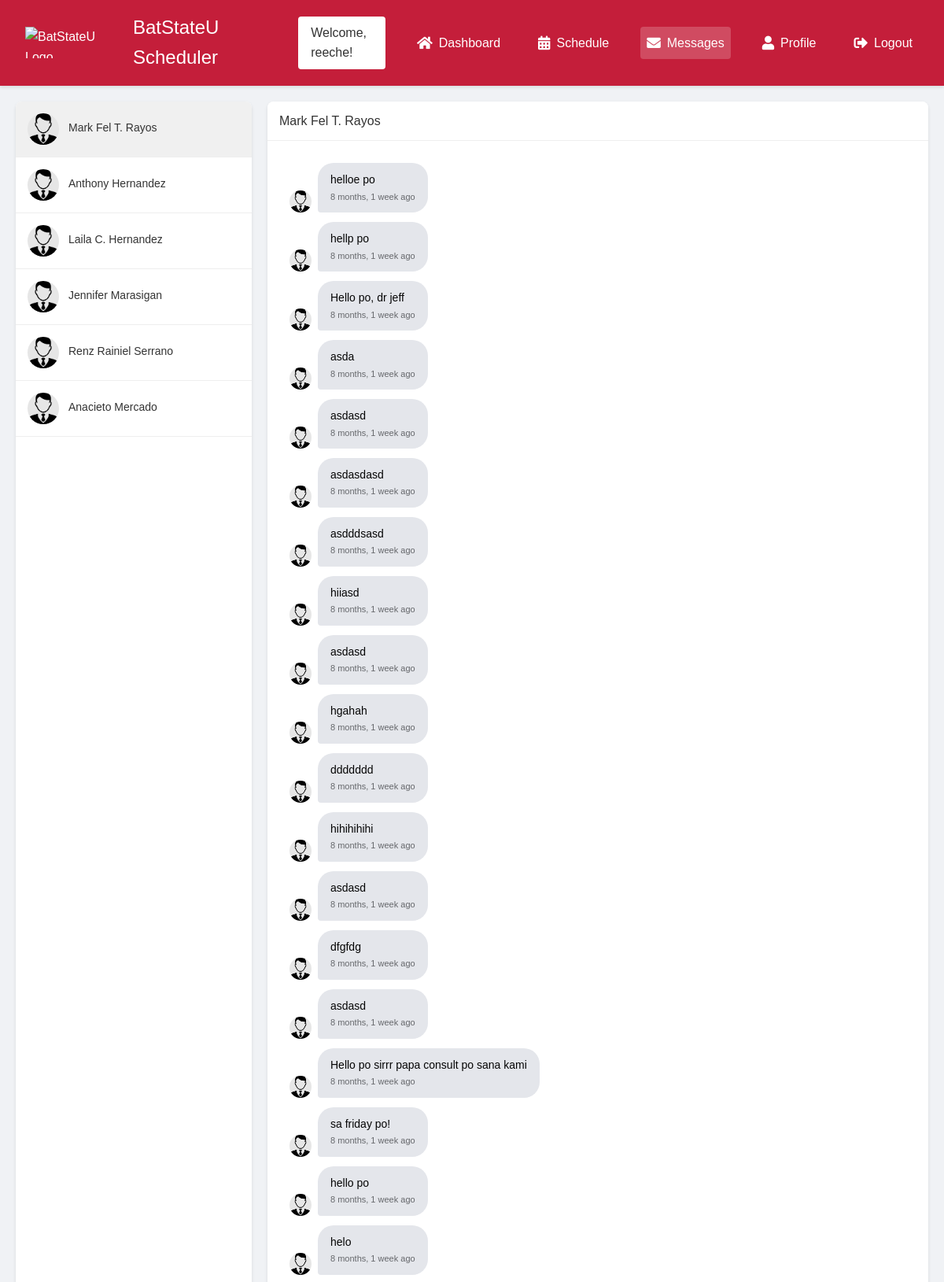
Screenshot of /messages/ (signed in, upper part) with the database file from the repository.
### AppointmentWebsite/models.py (models this page shows, shortened)
class UserProfile(models.Model):
    user = models.OneToOneField(User, on_delete=models.CASCADE)
    user_type = models.CharField(max_length=10, choices=[('student', 'Student'), ('faculty', 'Faculty')])
    phone_number = models.CharField(max_length=15, blank=True, null=True)
    profile_picture = models.ImageField(upload_to='profile_pictures/', null=True, blank=True)
    title = models.CharField(max_length=100, blank=True, null=True)
    department = models.CharField(max_length=100, blank=True, null=True)
    office_location = models.CharField(max_length=100, blank=True, null=True)
    office_hours = models.CharField(max_length=200, blank=True, null=True)
    specialization = models.CharField(max_length=200, blank=True, null=True)
    research_interests = models.TextField(blank=True, null=True)
    years_of_experience = models.IntegerField(null=True, blank=True)

class Message(models.Model):
    student = models.ForeignKey(User, on_delete=models.CASCADE, related_name='student_messages')
    faculty = models.ForeignKey(User, on_delete=models.CASCADE, related_name='faculty_messages')
    content = models.TextField()
    sender_type = models.CharField(max_length=10, choices=[('student', 'Student'), ('faculty', 'Faculty')])
    attachment = models.FileField(upload_to='message_attachments/', null=True, blank=True)
    is_read = models.BooleanField(default=False)
    created_at = models.DateTimeField(auto_now_add=True)
    updated_at = models.DateTimeField(auto_now=True)
    class Meta:
        ordering = ['-created_at']
    def __str__(self):
        return f"Message from {self.get_sender().get_full_name()} to {self.get_recipient().get_full_name()}"
    def get_sender(self):
        return self.student if self.sender_type == 'student' else self.faculty
    def get_recipient(self):
        return self.faculty if self.sender_type == 'student' else self.student

### Appointment_Scheduler/views.py (the view)
# urls.py: path('messages/', views.messages_view, name='messages'),
@login_required
def messages_view(request):
    try:
        user_profile = request.user.userprofile
        if user_profile.user_type == 'faculty':
            return redirect('faculty_messages')
    except UserProfile.DoesNotExist:
        return redirect('edit_profile')
    faculty_id = request.GET.get('faculty_id')
    messages_query = Message.objects.filter(student=request.user)
    if faculty_id:
        messages_query = messages_query.filter(faculty_id=faculty_id)
    student_messages = messages_query.prefetch_related('replies').order_by('-created_at')
    available_faculty = UserProfile.objects.filter(
        user_type='faculty'
    ).select_related('user')
    context = {
        'messages': student_messages,
        'unread_count': student_messages.filter(is_read=False).count(),
        'available_faculty': available_faculty,
        'selected_faculty_id': faculty_id
    }
    return render(request, 'messages.html', context)

### templates/messages.html (shortened to what this page needs)
{% extends 'base.html' %}
{% load static %}
{% block content %}
<div class="messages-page">
    <div class="faculty-list">
        {% for faculty in available_faculty %}
            {% if faculty.user.get_full_name %}
            <div class="faculty-item" data-faculty-id="{{ faculty.user.id }}">
                <img src="{% if faculty.user.profile_picture %}{{ faculty.user.profile_picture.url }}{% else %}{% static 'images/faculty.png' %}{% endif %}"
                     class="faculty-avatar" alt="{{ faculty.user.get_full_name }}">
                <div class="faculty-info">
                    <div class="faculty-name">{{ faculty.user.get_full_name }}</div>
                </div>
            </div>
            {% endif %}
        {% endfor %}
    </div>
    <div class="chat-container">
        <div class="chat-header" id="chatHeader">
            <h3></h3>
        </div>
        <div class="messages-area" id="messagesArea">
            <div class="messages-wrapper">
                {% if messages %}
                    {% for message in messages reversed %}
                        {% if message.sender_type == 'student' and message.student == user %}
                            <div class="message-group sent">
                                <div class="message sent">
                                    {{ message.content }}
                                    <div class="message-time">{{ message.created_at|timesince }} ago</div>
                                </div>
                                <img src="{% if user.profile_picture %}{{ user.profile_picture.url }}{% else %}{% static 'images/student.png' %}{% endif %}"
                                     class="message-avatar" alt="Your profile picture">
                            </div>
                        {% else %}
                            <div class="message-group received">
                                <img src="{% if message.faculty.profile_picture %}{{ message.faculty.profile_picture.url }}{% else %}{% static 'images/faculty.png' %}{% endif %}"
                                     class="message-avatar" alt="{{ message.faculty.get_full_name }}">
                                <div class="message received">
                                    {{ message.content }}
                                    <div class="message-time">{{ message.created_at|timesince }} ago</div>
                                </div>
                            </div>
                        {% endif %}
                    {% endfor %}
                {% else %}
                    <div class="no-messages">
                        <p>Select a faculty member to start messaging</p>
                    </div>
                {% endif %}
            </div>
        </div>
    </div>
</div>
{% endblock %}

### templates/header.html (shortened to what this page needs)
{% load static %}
<header class="site-header">
    <div class="header-content">
        <div class="left-section">
            <img src="https://batstate-u.edu.ph/wp-content/uploads/2022/05/BatStateU-NEU-Logo.png" alt="BatStateU Logo" class="logo">
            <span class="logo-text">BatStateU Scheduler</span>
        </div>
        {% if user.is_authenticated %}
        <div class="right-section">
            <div class="welcome-box">
                Welcome, {{ user.username }}!
            </div>
            <nav class="nav-menu">
                <a href="{% url 'dashboard' %}" class="nav-link {% if request.path == '/dashboard/' %}active{% endif %}">
                    <i class="fas fa-home"></i> Dashboard
                </a>
                <a href="{% url 'schedule' %}" class="nav-link {% if 'schedule' in request.path %}active{% endif %}">
                    <i class="fas fa-calendar-alt"></i> Schedule
                </a>
                <a href="{% url 'messages' %}" class="nav-link {% if 'messages' in request.path %}active{% endif %}">
                    <i class="fas fa-envelope"></i> Messages
                </a>
                <a href="{% url 'profile' %}" class="nav-link {% if 'profile' in request.path %}active{% endif %}">
                    <i class="fas fa-user"></i> Profile
                </a>
                <a href="{% url 'logout' %}" class="nav-link">
                    <i class="fas fa-sign-out-alt"></i> Logout
                </a>
            </nav>
        </div>
        {% endif %}
    </div>
</header>
<link rel="stylesheet" href="https://cdnjs.cloudflare.com/ajax/libs/font-awesome/5.15.4/css/all.min.css">

### static/css/style.css (style rules this page uses)
:root { --primary-red: #9D2235; --dark-red: #7B1E2B; --white: #FFFFFF; --light-gray: #F5F5F5; --dark-gray: #333333; --border-gray: #DDDDDD; }
body { font-family: Arial, sans-serif; line-height: 1.6; margin: 0; padding: 0; background-image: linear-gradient(rgba(255, 255, 255, 0.7), rgba(255, 255, 255, 0.7)), url('../images/batstate-bg.jpg'); background-repeat: no-repeat; background-position: center center; background-attachment: fixed; background-size: cover; min-height: 100vh; width: 100%; }
.site-header { background-color: rgba(255, 255, 255, 0.95); box-shadow: 0 1px 3px rgba(0,0,0,0.1); }
.site-header { background-color: rgba(255, 255, 255, 0.95); box-shadow: 0 2px 4px rgba(0,0,0,0.1); padding: 1rem 2rem; position: sticky; top: 0; z-index: 1000; }
.header-content { display: flex; justify-content: space-between; align-items: center; max-width: 1200px; margin: 0 auto; }

### templates/messages.html (style rules this page uses)
.messages-page { display: flex; height: calc(100vh - 100px); padding: 20px; background: #f0f2f5; }
.faculty-list { width: 300px; background: white; border-radius: 8px; overflow-y: auto; margin-right: 20px; box-shadow: 0 2px 4px rgba(0,0,0,0.1); }
.faculty-item { display: flex; align-items: center; padding: 15px; cursor: pointer; border-bottom: 1px solid #eee; transition: background-color 0.2s; }
.faculty-item.active { background-color: #f0f0f0; }
.faculty-avatar { width: 40px; height: 40px; border-radius: 50%; margin-right: 12px; object-fit: cover; }
.faculty-info { flex: 1; }
.faculty-name { font-size: 14px; color: #333; margin-bottom: 4px; }
.chat-container { flex: 1; display: flex; flex-direction: column; background: white; border-radius: 8px; overflow: hidden; box-shadow: 0 2px 4px rgba(0,0,0,0.1); }
.chat-header { padding: 15px; border-bottom: 1px solid #eee; background: white; }
.chat-header h3 { margin: 0; font-size: 16px; color: #333; }
.messages-area { flex: 1; overflow-y: auto; padding: 20px; background: white; }
.messages-wrapper { display: flex; flex-direction: column; }
.message-group { display: flex; align-items: flex-end; margin: 8px 0; width: 100%; }
.message-group.received { flex-direction: row; }
.message { max-width: 60%; padding: 12px 16px; border-radius: 20px; word-wrap: break-word; font-size: 14px; line-height: 1.4; position: relative; }
.message.received { background-color: #E4E6EB; color: #050505; border-bottom-left-radius: 4px; }
.message-avatar { width: 28px; height: 28px; border-radius: 50%; margin: 0 8px; object-fit: cover; }
.message-time { font-size: 11px; margin-top: 4px; }
.message.received .message-time { color: #65676B; text-align: left; }
.message-group + .message-group { margin-top: 12px; }
.message-group.sent + .message-group.sent, .message-group.received + .message-group.received { margin-top: 4px; }

### templates/header.html (style rules this page uses)
.site-header { background-color: #C41E3A; padding: 1rem 2rem; color: white; }
.header-content { max-width: 1200px; margin: 0 auto; display: flex; justify-content: space-between; align-items: center; }
.left-section { display: flex; align-items: center; gap: 1rem; }
.logo { height: 40px; width: auto; }
.logo-text { font-size: 1.5rem; font-weight: 500; color: white; }
.right-section { display: flex; align-items: center; gap: 2rem; }
.welcome-box { background-color: white; color: #333; padding: 0.5rem 1rem; border-radius: 4px; font-weight: 500; }
.nav-menu { display: flex; gap: 2rem; align-items: center; }
.nav-link { color: white; text-decoration: none; display: flex; align-items: center; gap: 0.5rem; font-weight: 500; padding: 0.5rem; border-radius: 4px; transition: all 0.2s ease; }
.nav-link.active { background-color: rgba(255, 255, 255, 0.2); }
.nav-link i { font-size: 1.1rem; }

### rows the page displays
UserProfile: user.get_full_name "Mark Fel T. Rayos"
UserProfile: user.get_full_name "Anthony Hernandez"
UserProfile: user.get_full_name "Laila C. Hernandez"
UserProfile: user.get_full_name "Jennifer Marasigan"
UserProfile: user.get_full_name "Renz Rainiel Serrano"
UserProfile: user.get_full_name "Anacieto Mercado"
Message: content "helloe po", created_at "8 months, 1 week"
Message: content "hellp po", created_at "8 months, 1 week"
Message: content "Hello po, dr jeff", created_at "8 months, 1 week"
Message: content "asda", created_at "8 months, 1 week"
Message: content "asdasd", created_at "8 months, 1 week"
Message: content "asdasdasd", created_at "8 months, 1 week"
Message: content "asdddsasd", created_at "8 months, 1 week"
Message: content "hiiasd", created_at "8 months, 1 week"
Message: content "asdasd", created_at "8 months, 1 week"
Message: content "hgahah", created_at "8 months, 1 week"
Message: content "ddddddd", created_at "8 months, 1 week"
Message: content "hihihihihi", created_at "8 months, 1 week"
Message: content "asdasd", created_at "8 months, 1 week"
Message: content "dfgfdg", created_at "8 months, 1 week"
Message: content "asdasd", created_at "8 months, 1 week"
Message: content "Hello po sirrr papa consult po sana kami", created_at "8 months, 1 week"
Message: content "sa friday po!", created_at "8 months, 1 week"
Message: content "hello po", created_at "8 months, 1 week"
Message: content "helo", created_at "8 months, 1 week"

### other values shown
{{ user.username }} "reeche"
